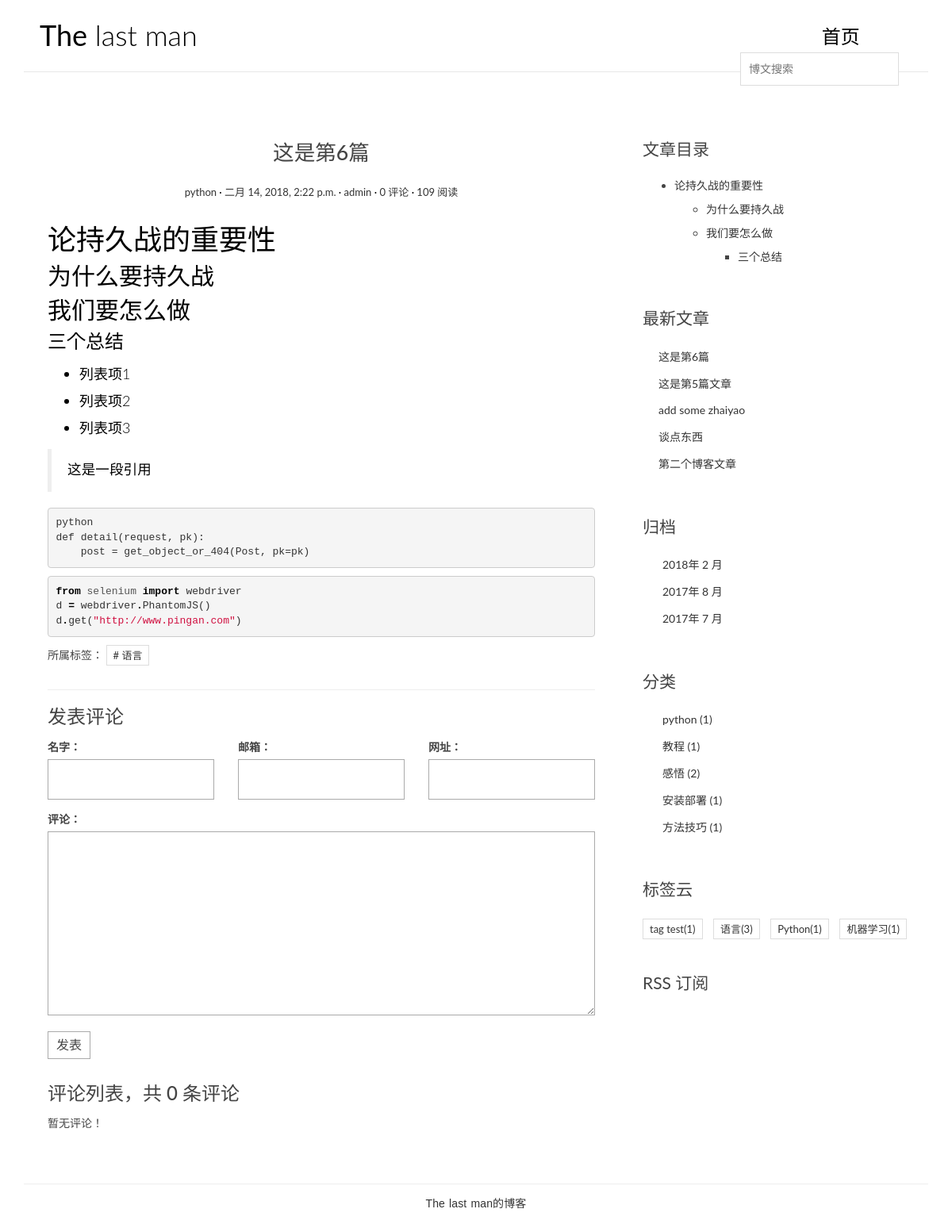
Screenshot of /post/7/ with the database file from the repository.
### blog/models.py (models this page shows, shortened)
class Post(models.Model):
    title = models.CharField(max_length=70)
    body = models.TextField()
    created_time = models.DateTimeField()
    modified_time = models.DateTimeField()
    excerpt = models.CharField(max_length=200, blank=True)
    category = models.ForeignKey(Category)
    tags = models.ManyToManyField(Tag, blank=True)
    author = models.ForeignKey(User)
    views = models.PositiveIntegerField(default=0)
    '''
    如果 Post 的 id（或者 pk，这里 pk 和 id 是等价的） 是 255 的话，
    那么 get_absolute_url 函数返回的就是 /post/255/ ，这样 Post 自己就生成了自己的 URL
    '''
    def get_absolute_url(self):  # 该方法是用post对象  取得   包含post-id的“URL”
        return reverse('blog:detail', kwargs={'pk': self.pk})
    def increase_views(self):
        self.views += 1
        self.save(update_fields=["views"])  # 注意这里使用了 update_fields 参数来告诉 Django 只更新数据库中 views 字段的值，以提高效率。
    def save(self, *args, **kwargs):
        if not self.excerpt:
            md = markdown.Markdown(extensions=[
             'markdown.extensions.extra',
             'markdown.extensions.codehilite',
            ])
            self.excerpt = strip_tags(md.convert(self.body))[:54]
        super(Post, self).save(*args, **kwargs)
    class Meta:
        ordering = ["-created_time"]

class Category(models.Model):
    name = models.CharField(max_length=100)

class Tag(models.Model):
    name = models.CharField(max_length=100)

### blog/views.py (the view)
# urls.py: url(r'^post/(?P<pk>[0-9]+)/$', views.PostDetailView.as_view(), name="detail"),
class PostDetailView(DetailView):
    model = Post
    template_name = "blog/detail.html"
    context_object_name = 'post'
    def get(self, request, *args, **kwargs):
        response = super(PostDetailView, self).get(request, *args, **kwargs)
        self.object.increase_views() # 将文章阅读量 +1
        return response  # 返回的是一个 HttpResponse 实例
    def get_object(self, queryset=None): # 覆写 get_object 方法的目的是因为需要对 post 的 body 值进行渲染
        post = super(PostDetailView, self).get_object(queryset=None)
        md = markdown.Markdown(extensions=[
            'markdown.extensions.extra',
            'markdown.extensions.codehilite',
            'markdown.extensions.toc',
        ])
        post.body = md.convert(post.body)
        post.toc = md.toc
        return post
        return post
    def get_context_data(self, **kwargs):
        context = super(PostDetailView, self).get_context_data(**kwargs)
        form = CommentForm()
        comment_list = self.object.comment_set.all()
        context.update({
            'form': form,
            'comment_list': comment_list
        })
        return context

### comments/forms.py
class CommentForm(forms.ModelForm):
    class Meta:
        model = Comment
        fields = ['name', 'email', 'url', 'text']

### blog/templatetags/blog_tags.py (called while the page is built)
@register.simple_tag
def get_recent_posts(num=5):
    return Post.objects.all().order_by("-created_time")[:num]

@register.simple_tag
def archives():
    return Post.objects.dates('created_time', 'month', order='DESC')

@register.simple_tag
def get_categories():
    return Category.objects.annotate(num_posts=Count('post')).filter(num_posts__gt=0)

@register.simple_tag
def get_tags():
    return Tag.objects.annotate(num_posts=Count('post')).filter(num_posts__gt=0)

### templates/blog/detail.html (shortened to what this page needs)
{% extends 'base.html' %}
{% block main %}
    <article class="post post-1">
                    <header class="entry-header">
                        <h1 class="entry-title">{{ post.title }}</h1>
                        <div class="entry-meta">
                            <span class="post-category"><a href="#">{{ post.category.name }}</a></span>
                            <span class="post-date"><a href="#"><time class="entry-date"
                                                                      datetime="{{ post.created_time }}">{{ post.created_time }}</time></a></span>
                            <span class="post-author"><a href="#">{{ post.author }}</a></span>
                            <span class="comments-link"><a href="#">{{ post.comment_set.count }} 评论</a></span>
                            <span class="views-count"><a href="#">{{ post.views }} 阅读</a></span>
                        </div>
                    </header>
                    <div class="entry-content clearfix">
                    {{ post.body|safe }}
                    </div>
                    <div class="widget-tag-cloud">
                        <ul>
                            所属标签：
                            {% for tag in post.tags.all %}
                                <li><a href="{% url 'blog:tag' tag.pk %}"># {{ tag.name }}</a></li>
                            {% endfor %}
                        </ul>
                    </div>
    </article>
    <section class="comment-area" id="comment-area">
                    <hr>
                    <h3>发表评论</h3>
                    <form action="{% url 'comments:post_comment' post.pk %}" method="post" class="comment-form">
                        <div class="row">
                            <div class="col-md-4">
                                <label for="{{ form.name.id_for_label }}">名字：</label>
                                {{ form.name }}
                            </div>
                            <div class="col-md-4">
                                <label for="{{ form.email.id_for_label }}">邮箱：</label>
                                {{ form.email }}
                            </div>
                            <div class="col-md-4">
                                <label for="{{ form.url.id_for_label }}">网址：</label>
                                {{ form.url }}
                            </div>
                            <div class="col-md-12">
                                <label for="{{ form.text.id_for_label }}">评论：</label>
                                {{ form.text }}
                                <button type="submit" class="comment-btn">发表</button>
                            </div>
                        </div>
                    </form>
                    <div class="comment-list-panel">
                        <h3>评论列表，共 <span>{{ post.comment_set.count }}</span> 条评论</h3>
                        <ul class="comment-list list-unstyled">
                            {% for comment in comment_list %}
                            <li class="comment-item">
                                <span class="nickname">{{ comment.name }}</span>
                                <time class="submit-date" datetime="{{ comment.created_time }}">{{ comment.created_time }}</time>
                                <div class="text">
                                    {{ comment.text }}
                                </div>
                            </li>
                                {% empty %}
                                暂无评论！
                            {% endfor %}
                        </ul>
                    </div>
    </section>
{% endblock main %}
{% block toc %}
    <div class="widget widget-content">
        <h3 class="widget-title">文章目录</h3>
        {{ post.toc|safe }}
    </div>
{% endblock toc %}

### templates/base.html (shortened to what this page needs)
{% load staticfiles %}
{% load blog_tags %}
<!DOCTYPE html>
<html>
<head>
    <link rel="stylesheet" href="{% static "blog/css/bootstrap.min.css" %}">
    <link rel="stylesheet" href="{% static "blog/css/custom.css" %}">
    <link rel="stylesheet" href="{% static "blog/css/pace.css" %}">
    <link rel="stylesheet" href="{% static "blog/css/highlights/github.css" %}">
</head>
<body>
<div class="container">
    <header id="site-header">
        <div class="row">
            <div class="col-md-4 col-sm-5 col-xs-8">
                <div class="logo">
                    <h1><a href="{% url "blog:index" %}"><b>The</b> last man</a></h1>
                </div>
            </div>
            <div class="col-md-8 col-sm-7 col-xs-4">
                <nav class="main-nav" role="navigation">
                    <div class="collapse navbar-collapse" id="bs-example-navbar-collapse-1">
                        <ul class="nav navbar-nav navbar-right">
                            <li class="cl-effect-11"><a href="{% url "blog:index" %}" data-hover="首页">首页</a></li>
                        </ul>
                    </div>
                </nav>
                <div id="header-search-box">
                    <div id="search-form" class="search-form">
                        <form role="search" method="get" id="searchform" action="{% url 'haystack_search' %}">
                            <input type="search" name="q" placeholder="博文搜索" required>
                        </form>
                    </div>
                </div>
            </div>
        </div>
    </header>
</div>
<div class="content-body">
    <div class="container">
        <div class="row">
            <main class="col-md-8">
                {% block main %}
                {% endblock main %}
            </main>
            <aside class="col-md-4">
                 {% block toc %}
                 {% endblock toc %}
                <div class="widget widget-recent-posts">
                    <h3 class="widget-title">最新文章</h3>
                    {% get_recent_posts as recent_post_list %}
                    <ul>
                        {% for post in recent_post_list %}
                        <li>
                            <a href="{{ post.get_absolute_url }}">{{ post.title }}</a>
                        </li>
                        {% empty %}
                            暂无文章！
                        {% endfor %}
                    </ul>
                </div>
                <div class="widget widget-archives">
                    <h3 class="widget-title">归档</h3>
                    {% archives as date_list %}
                    <ul>
                        {% for date in date_list %}
                        <li>
                            <a href="{% url 'blog:archives' date.year date.month %}">{{ date.year }}年 {{ date.month }} 月</a>
                        </li>
                            {% empty %}
                            暂无归档！
                        {% endfor %}
                    </ul>
                </div>
                <div class="widget widget-category">
                    <h3 class="widget-title">分类</h3>
                    <ul>
                        {% get_categories as category_list %}
                        {% for category in category_list %}
                        <li>
                            <a href="{% url 'blog:category' category.pk %}">{{ category.name }}
                            <span class="post-count">({{ category.num_posts }})</span></a>
                        </li>
                            {% empty %}
                            暂无分类！
                        {% endfor %}
                    </ul>
                </div>
                <div class="widget widget-tag-cloud">
                    <h3 class="widget-title">标签云</h3>
                    {% get_tags as tags_list %}
                    <ul>
                        {% for tag in tags_list %}
                        <li>
                            <a href="{% url 'blog:tag' tag.pk %}">{{ tag.name }}<span class="post-count">({{ tag.num_posts }})</span></a>
                        </li>
                            {% empty %}
                            暂无标签
                        {% endfor %}
                    </ul>
                </div>
                <div class="rss">
                  <a href="{% url 'rss' %}"> RSS 订阅</a>
                </div>
            </aside>
        </div>
    </div>
</div>
<footer id="site-footer">
    <div class="container">
        <div class="row">
            <div class="col-md-12">
                <p class="copyright">
                     <a href="#" title="坚持记录" target="_blank">The last man的博客</a>
                </p>
            </div>
        </div>
    </div>
</footer>
</body>
</html>

### blog/static/blog/css/custom.css (style rules this page uses)
* { outline: none; }
h1, h2, h3, h4, h5, h6 { margin-top: 0; }
b { font-weight: 400; }
a { color: #333; }
body { color: #444; font-family: 'Lato', sans-serif; }
p { font-family: 'Ubuntu', sans-serif; font-weight: 400; word-spacing: 1px; letter-spacing: 0.01em; }
#site-header { background-color: #fff; padding: 25px 20px; margin-bottom: 40px; border-bottom: 1px solid #e7e7e7; }
.logo h1 a { color: #000; }
.logo h1 { margin: 0; font-family: 'Lato', sans-serif; font-weight: 300; }
.main-nav { margin-top: 11px; max-width: 95%; }
.main-nav a { color: #000000 !important; padding: 0 0 5px 0 !important; margin-right: 30px; font-family: 'Lato', sans-serif; font-weight: 300; font-size: 24px; }
.cl-effect-11 a { padding: 10px 0; color: #0972b4; text-shadow: none; }
.cl-effect-11 a::before { position: absolute; top: 0; left: 0; overflow: hidden; padding: 0 0 5px 0 !important; max-width: 0; border-bottom: 1px solid #000; color: #000; content: attr(data-hover); white-space: nowrap; -webkit-transition: max-width 0.5s; -moz-transition: max-width 0.5s; transition: max-width 0.5s; }
.content-body { padding-bottom: 4em; }
.post { background: #fff; padding: 30px 30px 0; }
.entry-title { text-align: center; font-size: 1.9em; margin-bottom: 20px; line-height: 1.6; padding: 10px 20px 0; }
.entry-meta { text-align: center; color: #DDDDDD; font-size: 13px; margin-bottom: 30px; }
.entry-content { font-size: 18px; line-height: 1.9; font-weight: 300; color: #000; }
.post-category::after, .post-date::after, .post-author::after, .comments-link::after { content: ' ·'; color: #000; }
.widget { background: #fff; padding: 30px 0 0; }
.widget-title { font-size: 1.5em; margin-bottom: 20px; line-height: 1.6; padding: 10px 0 0; font-weight: 400; }
.widget-recent-posts ul { padding: 0; margin: 0; padding-left: 20px; }
.widget-recent-posts ul li { list-style-type: none; position: relative; line-height: 170%; margin-bottom: 10px; }
.widget-recent-posts ul li::before { content: '\f3d3'; font-family: "Ionicons"; position: absolute; left: -17px; top: 3px; font-size: 16px; color: #000; }
.widget-archives ul { padding: 0; margin: 0; padding-left: 25px; }
.widget-archives ul li { list-style-type: none; position: relative; line-height: 170%; margin-bottom: 10px; }
.widget-archives ul li::before { content: '\f3f3'; font-family: "Ionicons"; position: absolute; left: -25px; top: 1px; font-size: 16px; color: #000; }
.widget-category ul { padding: 0; margin: 0; padding-left: 25px; }
.widget-category ul li { list-style-type: none; position: relative; line-height: 170%; margin-bottom: 10px; }
.widget-category ul li::before { content: '\f3fe'; font-family: "Ionicons"; position: absolute; left: -25px; top: 1px; font-size: 18px; color: #000; }
.widget-tag-cloud ul { padding: 0; margin: 0; margin-right: -10px; }
.widget-tag-cloud ul li { list-style-type: none; font-size: 13px; display: inline-block; margin-right: 10px; margin-bottom: 10px; padding: 3px 8px; border: 1px solid #ddd; }
.widget-content ul ul { margin-top: 10px; }
.widget-content ul li { margin-bottom: 10px; }
.rss { font-size: 21px; margin-top: 30px; }
.rss a { color: #444; }
#site-footer { padding-top: 10px; padding: 0 0 1.5em 0; }
.copyright { text-align: center; padding-top: 1em; margin: 0; border-top: 1px solid #eee; color: #666; }
#header-search-box { position: absolute; right: 38px; top: 8px; }
.search-form { width: 25%; position: absolute; min-width: 200px; right: -6px; top: 33px; }
#searchform { position: relative; border: 1px solid #ddd; min-height: 42px; }
#searchform input[type=search] { width: 100%; border: none; position: absolute; left: 0; padding: 10px 30px 10px 10px; z-index: 99; }
.contact-form input, .comment-form input { border: 1px solid #aaa; margin-bottom: 15px; width: 100%; padding: 15px 15px; font-size: 16px; line-height: 100%; transition: 0.4s border-color linear; }
.contact-form textarea, .comment-form textarea { border: 1px solid #aaa; margin-bottom: 15px; width: 100%; padding: 15px 15px; font-size: 16px; line-height: 20px !important; min-height: 183px; transition: 0.4s border-color linear; }
.comment-area { padding: 0 30px 0; }
.comment-form { margin-top: 15px; }
.comment-form .comment-btn { background-color: #fff; border: 1px solid #aaa; font-size: 16px; padding: 5px 10px; }
.comment-list-panel { margin-top: 30px; }
.comment-list { margin-top: 15px; }

### rows the page displays
Post: title "这是第6篇", category.name "python", created_time "二月 14, 2018, 2:22 p.m.", author "admin", comment_set.count "0", views "109", body "论持久战的重要性 为什么要持久战 我们要怎么做 三个总结 列表项1 列表项2 列表项3 这是一段引用 python def detail(request, pk): post = get_object_or_404(Post, pk=pk) from selenium import webdriver d = webdriver . PhantomJS () d . get ( \"http://www.pingan.com\" )", toc "论持久战的重要性 为什么要持久战 我们要怎么做 三个总结"
Tag: name "语言", num_posts "3"
Post: title "这是第5篇文章"
Post: title "add some zhaiyao"
Post: title "谈点东西"
Post: title "第二个博客文章"
Category: name "python", num_posts "1"
Category: name "教程", num_posts "1"
Category: name "感悟", num_posts "2"
Category: name "安装部署", num_posts "1"
Category: name "方法技巧", num_posts "1"
Tag: name "tag test", num_posts "1"
Tag: name "Python", num_posts "1"
Tag: name "机器学习", num_posts "1"

### other values shown
{{ date.year }} "2018" "2017" "2017"
{{ date.month }} "2" "8" "7"
